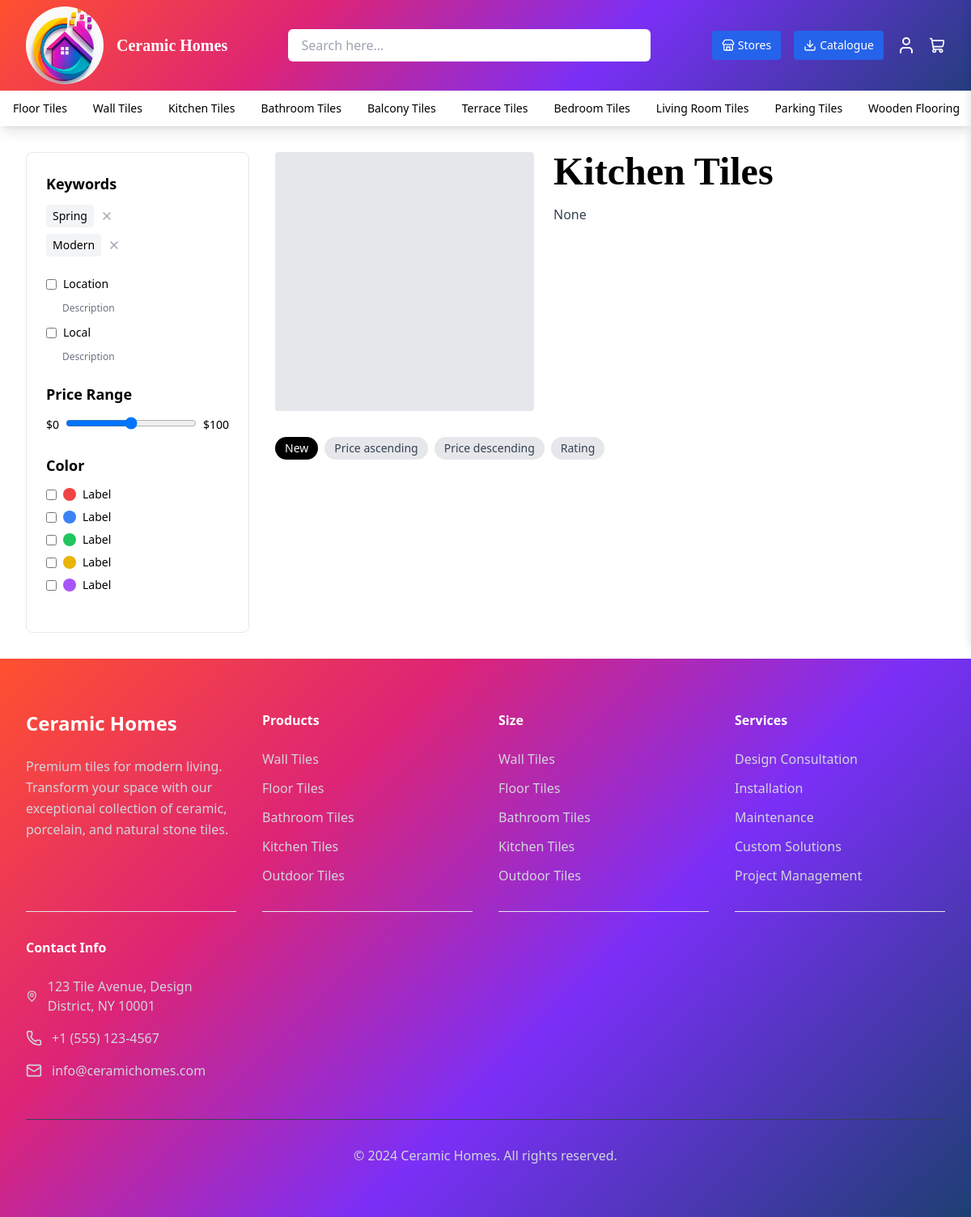
The page /category/Kitchen Tiles on the database its author committed.
### home/models.py (models this page shows, shortened)
class Category(models.Model):
    name = models.CharField(max_length=200)
    description = models.TextField(blank=True, null=True)
    image = models.ImageField(upload_to='category_images/', blank=True, null=True)

### home/views.py (the view)
# urls.py: path("category/<str:name>", views.category_detail, name="category_detail"),
def category_detail(request, name):
    categories=Category.objects.all()
    try:
        category = Category.objects.get(name=name)
        tiles=category.products.all()
        context = {
            'category': category,
            'tiles': tiles,
            'categories': categories,
        }
        return render(request, 'category_detail.html', context)
    except Category.DoesNotExist:
        return render(request, '404.html', status=404)

### templates/category_detail.html (shortened to what this page needs)
{% extends "base.html" %}
{% block content %}
    <main class="max-w-7xl mx-auto px-4 sm:px-6 lg:px-8 py-8">
        <div class="flex flex-col lg:flex-row gap-8">
            <div class="lg:w-1/4">
                <div class="bg-white border rounded-lg p-6 sticky top-32">
                    <div class="mb-6">
                        <h3 class="text-lg font-semibold mb-3">Keywords</h3>
                        <div class="space-y-2">
                            <div class="flex items-center justify-between">
                                <div class="flex items-center space-x-2">
                                    <span class="text-sm bg-gray-100 px-2 py-1 rounded">Spring</span>
                                    <button class="text-gray-400 hover:text-gray-600">
                                        <i data-lucide="x" class="w-4 h-4"></i>
                                    </button>
                                </div>
                            </div>
                            <div class="flex items-center justify-between">
                                <div class="flex items-center space-x-2">
                                    <span class="text-sm bg-gray-100 px-2 py-1 rounded">Modern</span>
                                    <button class="text-gray-400 hover:text-gray-600">
                                        <i data-lucide="x" class="w-4 h-4"></i>
                                    </button>
                                </div>
                            </div>
                        </div>
                    </div>
                    <div class="mb-6">
                        <div class="space-y-3">
                            <div class="flex items-center">
                                <input type="checkbox" id="location" class="mr-2">
                                <label for="location" class="text-sm">Location</label>
                            </div>
                            <p class="text-xs text-gray-500 ml-5">Description</p>
                            <div class="flex items-center">
                                <input type="checkbox" id="local" class="mr-2">
                                <label for="local" class="text-sm">Local</label>
                            </div>
                            <p class="text-xs text-gray-500 ml-5">Description</p>
                        </div>
                    </div>
                    <div class="mb-6">
                        <h3 class="text-lg font-semibold mb-3">Price Range</h3>
                        <div class="flex items-center space-x-2">
                            <span class="text-sm">$0</span>
                            <div class="flex-1">
                                <input type="range" min="0" max="100" value="50" class="w-full">
                            </div>
                            <span class="text-sm">$100</span>
                        </div>
                    </div>
                    <div class="mb-6">
                        <h3 class="text-lg font-semibold mb-3">Color</h3>
                        <div class="space-y-2">
                            <div class="flex items-center">
                                <input type="checkbox" id="color1" class="mr-2">
                                <div class="w-4 h-4 bg-red-500 rounded-full mr-2"></div>
                                <label for="color1" class="text-sm">Label</label>
                            </div>
                            <div class="flex items-center">
                                <input type="checkbox" id="color2" class="mr-2">
                                <div class="w-4 h-4 bg-blue-500 rounded-full mr-2"></div>
                                <label for="color2" class="text-sm">Label</label>
                            </div>
                            <div class="flex items-center">
                                <input type="checkbox" id="color3" class="mr-2">
                                <div class="w-4 h-4 bg-green-500 rounded-full mr-2"></div>
                                <label for="color3" class="text-sm">Label</label>
                            </div>
                            <div class="flex items-center">
                                <input type="checkbox" id="color4" class="mr-2">
                                <div class="w-4 h-4 bg-yellow-500 rounded-full mr-2"></div>
                                <label for="color4" class="text-sm">Label</label>
                            </div>
                            <div class="flex items-center">
                                <input type="checkbox" id="color5" class="mr-2">
                                <div class="w-4 h-4 bg-purple-500 rounded-full mr-2"></div>
                                <label for="color5" class="text-sm">Label</label>
                            </div>
                        </div>
                    </div>
                </div>
            </div>
            <div class="lg:w-3/4">
                <div class="mb-8">
                    <div class="flex items-start space-x-6">
                        <div class="w-80 h-80 bg-gray-200 flex-shrink-0 rounded">
                            <div class="w-full h-full flex items-center justify-center">
                            </div>
                        </div>
                        <div class="flex-1">
                        <h1 class="text-5xl font-bold mb-2" style="font-family: 'Cinzel', serif;">
                        {{ category.name }}
                        </h1>
                            <p class="text-gray-700 leading-relaxed mt-4">
                                {{category.description}}
                            </p>
                        </div>
                    </div>
                </div>
                <div class="flex flex-wrap gap-2 mb-6">
                    <span class="bg-black text-white text-sm px-3 py-1 rounded-full">New</span>
                    <span class="bg-gray-200 text-gray-700 text-sm px-3 py-1 rounded-full">Price ascending</span>
                    <span class="bg-gray-200 text-gray-700 text-sm px-3 py-1 rounded-full">Price descending</span>
                    <span class="bg-gray-200 text-gray-700 text-sm px-3 py-1 rounded-full">Rating</span>
                </div>
                </div>
            </div>
</main>
{% endblock content %}

### templates/base.html (shortened to what this page needs)
<!DOCTYPE html>
<html lang="en">
<head>
    <script src="https://cdn.tailwindcss.com"></script>
    {% load static %}
    <link rel="stylesheet" href="{% static 'css/style.css' %}"/>
</head>
<body class="min-h-screen bg-white">
    <nav class="bg-gray-900 text-white shadow-lg sticky top-0 z-50 transition-transform duration-300" style="background-image: linear-gradient(135deg, #ff512f 0%, #dd2476 30%, #7b2ff7 60%, #1e3f73 100%);">
        <div class="max-w-7xl mx-auto px-4 sm:px-6 lg:px-8 py-2">
            <div class="flex justify-between items-center">
                <div class="flex items-center space-x-2 sm:space-x-4 flex-shrink-0">
    <img class="h-24 w-24 rounded-full object-cover" src="{% static 'images/ch8round.png' %}" alt="Logo">
    <div class="text-sm sm:text-lg lg:text-xl font-bold font-serif text-white">
        <span><a href="/">Ceramic Homes</a></span>
    </div>
</div>
                <div class="hidden lg:flex flex-1 mx-4 max-w-md">
                    <input
                        type="text"
                        placeholder="Search here..."
                        class="w-full px-4 py-2 rounded-md text-black focus:outline-none focus:ring-2 focus:ring-blue-500"
                    />
                </div>
                <div class="hidden lg:flex items-center space-x-4">
                    <button class="flex items-center px-3 py-2 bg-blue-600 hover:bg-blue-700 rounded text-white text-sm transition-colors">
                        <i data-lucide="store" class="w-4 h-4 mr-1"></i> Stores
                    </button>
                    <button class="flex items-center px-3 py-2 bg-blue-600 hover:bg-blue-700 rounded text-white text-sm transition-colors">
                        <i data-lucide="download" class="w-4 h-4 mr-1"></i> Catalogue
                    </button>
                    {% if user.is_authenticated %}
    <div class="relative inline-block text-left">
    <i
        data-lucide="user"
        class="w-6 h-6 cursor-pointer hover:text-blue-300 transition-colors"
        id="userDropdownButton"
        aria-haspopup="true"
        aria-expanded="false"
    ></i>
    <div
        id="userDropdownMenu"
        class="hidden absolute right-0 mt-2 w-48 bg-white border border-gray-200 rounded-md shadow-lg z-50"
        role="menu"
        aria-orientation="vertical"
        aria-labelledby="userDropdownButton"
    >
        <div class="px-4 py-3 text-gray-700 border-b border-gray-200">
        <p class="font-semibold" id="usernameDisplay">{{ user.username }}</p>
        </div>
        <form method="post" action="{% url 'logout' %}" class="px-4 py-2">
        {% csrf_token %}
        <button
            type="submit"
            class="w-full text-left text-red-600 hover:bg-red-100 rounded px-2 py-2 transition"
        >
            Logout
        </button>
        </form>
    </div>
    </div>
                    {% else %}
                    <a href="{% url "login" %}"><i data-lucide="user" class="w-6 h-6 cursor-pointer hover:text-blue-300 transition-colors"></i></a>
                    {% endif %}
                        <button onclick="toggleCart()" >
                        <i data-lucide="shopping-cart" class="w-5 h-5 cursor-pointer hover:text-blue-300 transition-colors"></i>
                        </button>
                </div>
            </div>
        </div>
        <div class="hidden lg:block bg-white text-black w-full overflow-x-auto">
            <div class="max-w-7xl mx-auto px-4 py-3 flex space-x-8 text-sm font-medium">
                {% for category in categories %}
                    <a href="{% url "category_detail" category.name %}" class="hover:text-blue-600 transition-colors whitespace-nowrap"> {{ category.name }} </a>
                {% endfor %}
            </div>
        </div>
    </nav>
{% block content %}
{% endblock content %}
    <footer class="bg-gray-900 text-white py-16" style="background-image: linear-gradient(135deg, #ff512f 0%, #dd2476 30%, #7b2ff7 60%, #1e3f73 100%);">
        <div class="max-w-7xl mx-auto px-4 sm:px-6 lg:px-8">
            <div class="grid grid-cols-1 md:grid-cols-4 gap-8">
                <div>
                    <h3 class="text-2xl font-bold mb-6">Ceramic Homes</h3>
                    <p class="text-gray-300 mb-6 leading-relaxed">
                        Premium tiles for modern living. Transform your space with our exceptional collection of ceramic,
                        porcelain, and natural stone tiles.
                    </p>
                    <div class="flex space-x-4">
                        <i data-lucide="facebook" class="h-6 w-6 text-gray-300 hover:text-white cursor-pointer transition-colors duration-200"></i>
                        <i data-lucide="twitter" class="h-6 w-6 text-gray-300 hover:text-white cursor-pointer transition-colors duration-200"></i>
                        <i data-lucide="instagram" class="h-6 w-6 text-gray-300 hover:text-white cursor-pointer transition-colors duration-200"></i>
                        <i data-lucide="linkedin" class="h-6 w-6 text-gray-300 hover:text-white cursor-pointer transition-colors duration-200"></i>
                    </div>
                </div>
                <div>
                    <h4 class="font-bold mb-6">Products</h4>
                    <ul class="space-y-3">
                        <li><a href="#" class="text-gray-300 hover:text-white transition-colors duration-200">Wall Tiles</a></li>
                        <li><a href="#" class="text-gray-300 hover:text-white transition-colors duration-200">Floor Tiles</a></li>
                        <li><a href="#" class="text-gray-300 hover:text-white transition-colors duration-200">Bathroom Tiles</a></li>
                        <li><a href="#" class="text-gray-300 hover:text-white transition-colors duration-200">Kitchen Tiles</a></li>
                        <li><a href="#" class="text-gray-300 hover:text-white transition-colors duration-200">Outdoor Tiles</a></li>
                    </ul>
                </div>
                <div>
                    <h4 class="font-bold mb-6">Size</h4>
                    <ul class="space-y-3">
                        <li><a href="#" class="text-gray-300 hover:text-white transition-colors duration-200">Wall Tiles</a></li>
                        <li><a href="#" class="text-gray-300 hover:text-white transition-colors duration-200">Floor Tiles</a></li>
                        <li><a href="#" class="text-gray-300 hover:text-white transition-colors duration-200">Bathroom Tiles</a></li>
                        <li><a href="#" class="text-gray-300 hover:text-white transition-colors duration-200">Kitchen Tiles</a></li>
                        <li><a href="#" class="text-gray-300 hover:text-white transition-colors duration-200">Outdoor Tiles</a></li>
                    </ul>
                </div>
                <div>
                    <h4 class="font-bold mb-6">Services</h4>
                    <ul class="space-y-3">
                        <li><a href="#" class="text-gray-300 hover:text-white transition-colors duration-200">Design Consultation</a></li>
                        <li><a href="#" class="text-gray-300 hover:text-white transition-colors duration-200">Installation</a></li>
                        <li><a href="#" class="text-gray-300 hover:text-white transition-colors duration-200">Maintenance</a></li>
                        <li><a href="#" class="text-gray-300 hover:text-white transition-colors duration-200">Custom Solutions</a></li>
                        <li><a href="#" class="text-gray-300 hover:text-white transition-colors duration-200">Project Management</a></li>
                    </ul>
                </div>
                <hr>
                <hr>
                <hr>
                <hr>
                <div>
                    <h4 class="font-bold mb-6">Contact Info</h4>
                    <div class="space-y-4">
                        <div class="flex items-center">
                            <i data-lucide="map-pin" class="h-5 w-5 text-gray-300 mr-3"></i>
                            <span class="text-gray-300">123 Tile Avenue, Design District, NY 10001</span>
                        </div>
                        <div class="flex items-center">
                            <i data-lucide="phone" class="h-5 w-5 text-gray-300 mr-3"></i>
                            <span class="text-gray-300">+1 (555) 123-4567</span>
                        </div>
                        <div class="flex items-center">
                            <i data-lucide="mail" class="h-5 w-5 text-gray-300 mr-3"></i>
                            <span class="text-gray-300">info@ceramichomes.com</span>
                        </div>
                    </div>
                </div>
            </div>
            <div class="border-t border-gray-700 mt-12 pt-8 text-center text-gray-300">
                <p>&copy; 2024 Ceramic Homes. All rights reserved.</p>
            </div>
        </div>
    </footer>
</body>
</html>

### static/css/style.css (style rules this page uses)
body { background-image: url('https://www.nitco.in/nitcomedia/tiles/swatch/thumb/TIGVMGL1200X1800NOGL02004.jpg'); background-image: url('https://5.imimg.com/data5/SELLER/Default/2021/2/GR/RP/RK/8247937/32-x-64-inch-simpolo-primo-design-floor-tile-500x500.jpg'); }
.transition-transform { transition: transform 0.3s ease; }
html { scroll-behavior: smooth; }

### rows shown on the page
Category: name "Floor Tiles"
Category: name "Wall Tiles"
Category: name "Kitchen Tiles", description "None"
Category: name "Bathroom Tiles"
Category: name "Balcony Tiles"
Category: name "Terrace Tiles"
Category: name "Bedroom Tiles"
Category: name "Living Room Tiles"
Category: name "Parking Tiles"
Category: name "Wooden Flooring"
